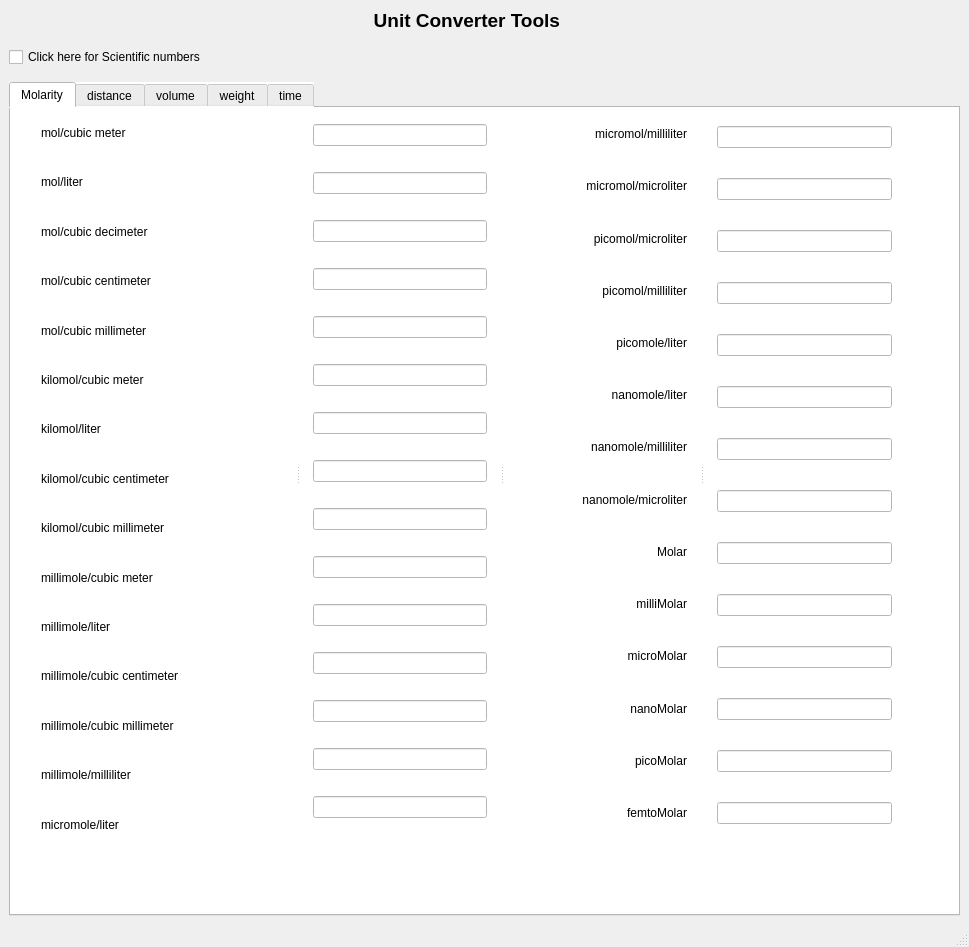
<?xml version="1.0" encoding="UTF-8"?>
<ui version="4.0">
 <class>mainWindow</class>
 <widget class="QMainWindow" name="mainWindow">
  <property name="geometry">
   <rect>
    <x>0</x>
    <y>0</y>
    <width>969</width>
    <height>947</height>
   </rect>
  </property>
  <property name="windowTitle">
   <string>UnitConverter</string>
  </property>
  <property name="windowIcon">
   <iconset>
    <normaloff>icon/unit converter ICON.png</normaloff>icon/unit converter ICON.png</iconset>
  </property>
  <widget class="QWidget" name="centralwidget">
   <layout class="QHBoxLayout" name="horizontalLayout_6">
    <item>
     <layout class="QVBoxLayout" name="verticalLayout_6">
      <property name="spacing">
       <number>15</number>
      </property>
      <item>
       <layout class="QHBoxLayout" name="horizontalLayout_3">
        <property name="spacing">
         <number>300</number>
        </property>
        <item>
         <widget class="QLabel" name="label_31">
          <property name="font">
           <font>
            <pointsize>14</pointsize>
            <weight>75</weight>
            <italic>false</italic>
            <bold>true</bold>
           </font>
          </property>
          <property name="text">
           <string>Unit Converter Tools</string>
          </property>
          <property name="alignment">
           <set>Qt::AlignRight|Qt::AlignTrailing|Qt::AlignVCenter</set>
          </property>
         </widget>
        </item>
        <item>
         <widget class="QLabel" name="label_42">
          <property name="maximumSize">
           <size>
            <width>100</width>
            <height>80</height>
           </size>
          </property>
          <property name="text">
           <string/>
          </property>
          <property name="pixmap">
           <pixmap resource="photo.qrc">:/icon/icon/copy_21mm.png</pixmap>
          </property>
          <property name="scaledContents">
           <bool>true</bool>
          </property>
         </widget>
        </item>
       </layout>
      </item>
      <item>
       <widget class="QCheckBox" name="checkBox">
        <property name="text">
         <string>Click here for Scientific numbers</string>
        </property>
       </widget>
      </item>
      <item>
       <widget class="QTabWidget" name="tabWidget">
        <property name="styleSheet">
         <string notr="true">background-color: rgb(255, 255, 255);</string>
        </property>
        <property name="currentIndex">
         <number>0</number>
        </property>
        <widget class="QWidget" name="tab">
         <attribute name="title">
          <string>Molarity</string>
         </attribute>
         <widget class="QWidget" name="layoutWidget">
          <property name="geometry">
           <rect>
            <x>0</x>
            <y>0</y>
            <width>881</width>
            <height>731</height>
           </rect>
          </property>
          <layout class="QVBoxLayout" name="verticalLayout_5">
           <item>
            <widget class="QSplitter" name="splitter">
             <property name="orientation">
              <enum>Qt::Horizontal</enum>
             </property>
             <property name="handleWidth">
              <number>30</number>
             </property>
             <widget class="QWidget" name="layoutWidget_2">
              <layout class="QVBoxLayout" name="verticalLayout">
               <property name="spacing">
                <number>20</number>
               </property>
               <property name="leftMargin">
                <number>30</number>
               </property>
               <property name="topMargin">
                <number>10</number>
               </property>
               <item>
                <widget class="QLabel" name="label">
                 <property name="text">
                  <string>mol/cubic meter </string>
                 </property>
                </widget>
               </item>
               <item>
                <widget class="QLabel" name="label_2">
                 <property name="text">
                  <string>mol/liter</string>
                 </property>
                </widget>
               </item>
               <item>
                <widget class="QLabel" name="label_3">
                 <property name="text">
                  <string>mol/cubic decimeter</string>
                 </property>
                </widget>
               </item>
               <item>
                <widget class="QLabel" name="label_4">
                 <property name="text">
                  <string>mol/cubic centimeter</string>
                 </property>
                </widget>
               </item>
               <item>
                <widget class="QLabel" name="label_11">
                 <property name="text">
                  <string>mol/cubic millimeter</string>
                 </property>
                </widget>
               </item>
               <item>
                <widget class="QLabel" name="label_5">
                 <property name="text">
                  <string>kilomol/cubic meter</string>
                 </property>
                </widget>
               </item>
               <item>
                <widget class="QLabel" name="label_10">
                 <property name="text">
                  <string>kilomol/liter</string>
                 </property>
                </widget>
               </item>
               <item>
                <widget class="QLabel" name="label_9">
                 <property name="text">
                  <string>kilomol/cubic centimeter</string>
                 </property>
                </widget>
               </item>
               <item>
                <widget class="QLabel" name="label_8">
                 <property name="text">
                  <string>kilomol/cubic millimeter</string>
                 </property>
                </widget>
               </item>
               <item>
                <widget class="QLabel" name="label_6">
                 <property name="text">
                  <string>millimole/cubic meter</string>
                 </property>
                </widget>
               </item>
               <item>
                <widget class="QLabel" name="label_7">
                 <property name="text">
                  <string>millimole/liter</string>
                 </property>
                </widget>
               </item>
               <item>
                <widget class="QLabel" name="label_12">
                 <property name="text">
                  <string>millimole/cubic centimeter</string>
                 </property>
                </widget>
               </item>
               <item>
                <widget class="QLabel" name="label_13">
                 <property name="text">
                  <string>millimole/cubic millimeter</string>
                 </property>
                </widget>
               </item>
               <item>
                <widget class="QLabel" name="label_14">
                 <property name="text">
                  <string>millimole/milliliter</string>
                 </property>
                </widget>
               </item>
               <item>
                <widget class="QLabel" name="label_15">
                 <property name="text">
                  <string>micromole/liter</string>
                 </property>
                </widget>
               </item>
              </layout>
             </widget>
             <widget class="QWidget" name="layoutWidget_3">
              <layout class="QVBoxLayout" name="verticalLayout_2">
               <property name="spacing">
                <number>20</number>
               </property>
               <property name="topMargin">
                <number>10</number>
               </property>
               <item>
                <widget class="QLineEdit" name="l1"/>
               </item>
               <item>
                <widget class="QLineEdit" name="l2"/>
               </item>
               <item>
                <widget class="QLineEdit" name="l3"/>
               </item>
               <item>
                <widget class="QLineEdit" name="l4"/>
               </item>
               <item>
                <widget class="QLineEdit" name="l5"/>
               </item>
               <item>
                <widget class="QLineEdit" name="l6"/>
               </item>
               <item>
                <widget class="QLineEdit" name="l7"/>
               </item>
               <item>
                <widget class="QLineEdit" name="l8"/>
               </item>
               <item>
                <widget class="QLineEdit" name="l9"/>
               </item>
               <item>
                <widget class="QLineEdit" name="l10"/>
               </item>
               <item>
                <widget class="QLineEdit" name="l11"/>
               </item>
               <item>
                <widget class="QLineEdit" name="l12"/>
               </item>
               <item>
                <widget class="QLineEdit" name="l13"/>
               </item>
               <item>
                <widget class="QLineEdit" name="l14"/>
               </item>
               <item>
                <widget class="QLineEdit" name="l15"/>
               </item>
              </layout>
             </widget>
             <widget class="QWidget" name="layoutWidget_4">
              <layout class="QVBoxLayout" name="verticalLayout_3">
               <property name="spacing">
                <number>0</number>
               </property>
               <item>
                <widget class="QLabel" name="label_26">
                 <property name="text">
                  <string>micromol/milliliter</string>
                 </property>
                 <property name="alignment">
                  <set>Qt::AlignRight|Qt::AlignTrailing|Qt::AlignVCenter</set>
                 </property>
                </widget>
               </item>
               <item>
                <widget class="QLabel" name="label_16">
                 <property name="text">
                  <string>micromol/microliter</string>
                 </property>
                 <property name="alignment">
                  <set>Qt::AlignRight|Qt::AlignTrailing|Qt::AlignVCenter</set>
                 </property>
                </widget>
               </item>
               <item>
                <widget class="QLabel" name="label_20">
                 <property name="text">
                  <string>picomol/microliter</string>
                 </property>
                 <property name="alignment">
                  <set>Qt::AlignRight|Qt::AlignTrailing|Qt::AlignVCenter</set>
                 </property>
                </widget>
               </item>
               <item>
                <widget class="QLabel" name="label_21">
                 <property name="text">
                  <string>picomol/milliliter</string>
                 </property>
                 <property name="alignment">
                  <set>Qt::AlignRight|Qt::AlignTrailing|Qt::AlignVCenter</set>
                 </property>
                </widget>
               </item>
               <item>
                <widget class="QLabel" name="label_22">
                 <property name="text">
                  <string>picomole/liter</string>
                 </property>
                 <property name="alignment">
                  <set>Qt::AlignRight|Qt::AlignTrailing|Qt::AlignVCenter</set>
                 </property>
                </widget>
               </item>
               <item>
                <widget class="QLabel" name="label_28">
                 <property name="text">
                  <string>nanomole/liter</string>
                 </property>
                 <property name="alignment">
                  <set>Qt::AlignRight|Qt::AlignTrailing|Qt::AlignVCenter</set>
                 </property>
                </widget>
               </item>
               <item>
                <widget class="QLabel" name="label_27">
                 <property name="text">
                  <string>nanomole/milliliter</string>
                 </property>
                 <property name="alignment">
                  <set>Qt::AlignRight|Qt::AlignTrailing|Qt::AlignVCenter</set>
                 </property>
                </widget>
               </item>
               <item>
                <widget class="QLabel" name="label_17">
                 <property name="text">
                  <string>nanomole/microliter</string>
                 </property>
                 <property name="alignment">
                  <set>Qt::AlignRight|Qt::AlignTrailing|Qt::AlignVCenter</set>
                 </property>
                </widget>
               </item>
               <item>
                <widget class="QLabel" name="label_18">
                 <property name="text">
                  <string>Molar</string>
                 </property>
                 <property name="alignment">
                  <set>Qt::AlignRight|Qt::AlignTrailing|Qt::AlignVCenter</set>
                 </property>
                </widget>
               </item>
               <item>
                <widget class="QLabel" name="label_25">
                 <property name="text">
                  <string>milliMolar</string>
                 </property>
                 <property name="alignment">
                  <set>Qt::AlignRight|Qt::AlignTrailing|Qt::AlignVCenter</set>
                 </property>
                </widget>
               </item>
               <item>
                <widget class="QLabel" name="label_23">
                 <property name="text">
                  <string>microMolar</string>
                 </property>
                 <property name="alignment">
                  <set>Qt::AlignRight|Qt::AlignTrailing|Qt::AlignVCenter</set>
                 </property>
                </widget>
               </item>
               <item>
                <widget class="QLabel" name="label_19">
                 <property name="text">
                  <string>nanoMolar</string>
                 </property>
                 <property name="alignment">
                  <set>Qt::AlignRight|Qt::AlignTrailing|Qt::AlignVCenter</set>
                 </property>
                </widget>
               </item>
               <item>
                <widget class="QLabel" name="label_29">
                 <property name="text">
                  <string>picoMolar</string>
                 </property>
                 <property name="alignment">
                  <set>Qt::AlignRight|Qt::AlignTrailing|Qt::AlignVCenter</set>
                 </property>
                </widget>
               </item>
               <item>
                <widget class="QLabel" name="label_24">
                 <property name="text">
                  <string>femtoMolar</string>
                 </property>
                 <property name="alignment">
                  <set>Qt::AlignRight|Qt::AlignTrailing|Qt::AlignVCenter</set>
                 </property>
                </widget>
               </item>
              </layout>
             </widget>
             <widget class="QWidget" name="layoutWidget_5">
              <layout class="QVBoxLayout" name="verticalLayout_4" stretch="5,0,0,0,0,0,0,0,0,0,0,0,0,4">
               <property name="spacing">
                <number>20</number>
               </property>
               <property name="sizeConstraint">
                <enum>QLayout::SetNoConstraint</enum>
               </property>
               <property name="topMargin">
                <number>8</number>
               </property>
               <item>
                <widget class="QLineEdit" name="l16"/>
               </item>
               <item>
                <widget class="QLineEdit" name="l17"/>
               </item>
               <item>
                <widget class="QLineEdit" name="l18"/>
               </item>
               <item>
                <widget class="QLineEdit" name="l19"/>
               </item>
               <item>
                <widget class="QLineEdit" name="l20"/>
               </item>
               <item>
                <widget class="QLineEdit" name="l21"/>
               </item>
               <item>
                <widget class="QLineEdit" name="l22"/>
               </item>
               <item>
                <widget class="QLineEdit" name="l23"/>
               </item>
               <item>
                <widget class="QLineEdit" name="l24"/>
               </item>
               <item>
                <widget class="QLineEdit" name="l25"/>
               </item>
               <item>
                <widget class="QLineEdit" name="l26"/>
               </item>
               <item>
                <widget class="QLineEdit" name="l27"/>
               </item>
               <item>
                <widget class="QLineEdit" name="l28"/>
               </item>
               <item>
                <widget class="QLineEdit" name="l29">
                 <property name="alignment">
                  <set>Qt::AlignBottom|Qt::AlignLeading|Qt::AlignLeft</set>
                 </property>
                </widget>
               </item>
              </layout>
             </widget>
            </widget>
           </item>
          </layout>
         </widget>
        </widget>
        <widget class="QWidget" name="tab_2">
         <attribute name="title">
          <string>distance</string>
         </attribute>
         <widget class="QWidget" name="layoutWidget">
          <property name="geometry">
           <rect>
            <x>30</x>
            <y>21</y>
            <width>851</width>
            <height>521</height>
           </rect>
          </property>
          <layout class="QHBoxLayout" name="horizontalLayout">
           <property name="spacing">
            <number>6</number>
           </property>
           <item>
            <layout class="QGridLayout" name="gridLayout">
             <property name="leftMargin">
              <number>20</number>
             </property>
             <property name="rightMargin">
              <number>50</number>
             </property>
             <property name="horizontalSpacing">
              <number>70</number>
             </property>
             <property name="verticalSpacing">
              <number>20</number>
             </property>
             <item row="0" column="0">
              <widget class="QLabel" name="label_32">
               <property name="text">
                <string>meter </string>
               </property>
              </widget>
             </item>
             <item row="0" column="1">
              <widget class="QLineEdit" name="d1"/>
             </item>
             <item row="1" column="0">
              <widget class="QLabel" name="label_33">
               <property name="text">
                <string>kilometer</string>
               </property>
              </widget>
             </item>
             <item row="1" column="1">
              <widget class="QLineEdit" name="d2"/>
             </item>
             <item row="2" column="0">
              <widget class="QLabel" name="label_34">
               <property name="text">
                <string>centimeter</string>
               </property>
              </widget>
             </item>
             <item row="2" column="1">
              <widget class="QLineEdit" name="d3"/>
             </item>
             <item row="3" column="0">
              <widget class="QLabel" name="label_35">
               <property name="text">
                <string>millimeter</string>
               </property>
              </widget>
             </item>
             <item row="3" column="1">
              <widget class="QLineEdit" name="d4"/>
             </item>
             <item row="4" column="0">
              <widget class="QLabel" name="label_36">
               <property name="text">
                <string>micrometer</string>
               </property>
              </widget>
             </item>
             <item row="4" column="1">
              <widget class="QLineEdit" name="d5"/>
             </item>
             <item row="5" column="0">
              <widget class="QLabel" name="label_37">
               <property name="text">
                <string>micron</string>
               </property>
              </widget>
             </item>
             <item row="5" column="1">
              <widget class="QLineEdit" name="d6"/>
             </item>
             <item row="6" column="0">
              <widget class="QLabel" name="label_38">
               <property name="text">
                <string>nanometer</string>
               </property>
              </widget>
             </item>
             <item row="6" column="1">
              <widget class="QLineEdit" name="d7"/>
             </item>
             <item row="7" column="0">
              <widget class="QLabel" name="label_39">
               <property name="text">
                <string>picometer</string>
               </property>
              </widget>
             </item>
             <item row="7" column="1">
              <widget class="QLineEdit" name="d8"/>
             </item>
             <item row="8" column="0">
              <widget class="QLabel" name="label_40">
               <property name="text">
                <string>decimeter</string>
               </property>
              </widget>
             </item>
             <item row="8" column="1">
              <widget class="QLineEdit" name="d9"/>
             </item>
            </layout>
           </item>
           <item>
            <layout class="QGridLayout" name="gridLayout_2">
             <property name="leftMargin">
              <number>30</number>
             </property>
             <property name="horizontalSpacing">
              <number>40</number>
             </property>
             <item row="0" column="0">
              <widget class="QLabel" name="label_41">
               <property name="text">
                <string>nautical league</string>
               </property>
              </widget>
             </item>
             <item row="0" column="1">
              <widget class="QLineEdit" name="d10"/>
             </item>
             <item row="1" column="0">
              <widget class="QLabel" name="label_47">
               <property name="text">
                <string>nautical mile</string>
               </property>
               <property name="alignment">
                <set>Qt::AlignRight|Qt::AlignTrailing|Qt::AlignVCenter</set>
               </property>
              </widget>
             </item>
             <item row="1" column="1">
              <widget class="QLineEdit" name="d11"/>
             </item>
             <item row="2" column="0">
              <widget class="QLabel" name="label_48">
               <property name="text">
                <string>inch</string>
               </property>
               <property name="alignment">
                <set>Qt::AlignRight|Qt::AlignTrailing|Qt::AlignVCenter</set>
               </property>
              </widget>
             </item>
             <item row="2" column="1">
              <widget class="QLineEdit" name="d12"/>
             </item>
             <item row="3" column="0">
              <widget class="QLabel" name="label_49">
               <property name="text">
                <string>yard</string>
               </property>
               <property name="alignment">
                <set>Qt::AlignRight|Qt::AlignTrailing|Qt::AlignVCenter</set>
               </property>
              </widget>
             </item>
             <item row="3" column="1">
              <widget class="QLineEdit" name="d13"/>
             </item>
             <item row="4" column="0">
              <widget class="QLabel" name="label_50">
               <property name="text">
                <string>foot</string>
               </property>
               <property name="alignment">
                <set>Qt::AlignRight|Qt::AlignTrailing|Qt::AlignVCenter</set>
               </property>
              </widget>
             </item>
             <item row="4" column="1">
              <widget class="QLineEdit" name="d14"/>
             </item>
             <item row="5" column="0">
              <widget class="QLabel" name="label_51">
               <property name="text">
                <string>league</string>
               </property>
               <property name="alignment">
                <set>Qt::AlignRight|Qt::AlignTrailing|Qt::AlignVCenter</set>
               </property>
              </widget>
             </item>
             <item row="5" column="1">
              <widget class="QLineEdit" name="d15"/>
             </item>
             <item row="6" column="0">
              <widget class="QLabel" name="label_52">
               <property name="text">
                <string>mile</string>
               </property>
               <property name="alignment">
                <set>Qt::AlignRight|Qt::AlignTrailing|Qt::AlignVCenter</set>
               </property>
              </widget>
             </item>
             <item row="6" column="1">
              <widget class="QLineEdit" name="d16"/>
             </item>
             <item row="7" column="0">
              <widget class="QLabel" name="label_53">
               <property name="text">
                <string>light year</string>
               </property>
               <property name="alignment">
                <set>Qt::AlignRight|Qt::AlignTrailing|Qt::AlignVCenter</set>
               </property>
              </widget>
             </item>
             <item row="7" column="1">
              <widget class="QLineEdit" name="d17"/>
             </item>
            </layout>
           </item>
          </layout>
         </widget>
        </widget>
        <widget class="QWidget" name="tab_3">
         <attribute name="title">
          <string>volume</string>
         </attribute>
         <widget class="QWidget" name="layoutWidget">
          <property name="geometry">
           <rect>
            <x>30</x>
            <y>30</y>
            <width>811</width>
            <height>671</height>
           </rect>
          </property>
          <layout class="QHBoxLayout" name="horizontalLayout_2">
           <property name="spacing">
            <number>30</number>
           </property>
           <item>
            <layout class="QGridLayout" name="gridLayout_3">
             <item row="0" column="0">
              <widget class="QLabel" name="label_43">
               <property name="text">
                <string>cubic meter</string>
               </property>
              </widget>
             </item>
             <item row="0" column="1">
              <widget class="QLineEdit" name="v1"/>
             </item>
             <item row="1" column="0">
              <widget class="QLabel" name="label_66">
               <property name="text">
                <string>cubic kilometer</string>
               </property>
              </widget>
             </item>
             <item row="2" column="0">
              <widget class="QLabel" name="label_65">
               <property name="text">
                <string>cubic decimeter</string>
               </property>
              </widget>
             </item>
             <item row="3" column="0">
              <widget class="QLabel" name="label_64">
               <property name="text">
                <string>cubic centimeter</string>
               </property>
              </widget>
             </item>
             <item row="3" column="1">
              <widget class="QLineEdit" name="v4"/>
             </item>
             <item row="4" column="0">
              <widget class="QLabel" name="label_63">
               <property name="text">
                <string>cubic millimeter</string>
               </property>
              </widget>
             </item>
             <item row="4" column="1">
              <widget class="QLineEdit" name="v5"/>
             </item>
             <item row="5" column="0">
              <widget class="QLabel" name="label_62">
               <property name="text">
                <string>cubic micrometer</string>
               </property>
              </widget>
             </item>
             <item row="5" column="1">
              <widget class="QLineEdit" name="v6"/>
             </item>
             <item row="6" column="0">
              <widget class="QLabel" name="label_61">
               <property name="text">
                <string>cubic nanometer</string>
               </property>
              </widget>
             </item>
             <item row="6" column="1">
              <widget class="QLineEdit" name="v7"/>
             </item>
             <item row="7" column="0">
              <widget class="QLabel" name="label_44">
               <property name="text">
                <string>liter</string>
               </property>
              </widget>
             </item>
             <item row="7" column="1">
              <widget class="QLineEdit" name="v8"/>
             </item>
             <item row="2" column="1">
              <widget class="QLineEdit" name="v3"/>
             </item>
             <item row="1" column="1">
              <widget class="QLineEdit" name="v2"/>
             </item>
            </layout>
           </item>
           <item>
            <layout class="QGridLayout" name="gridLayout_4">
             <item row="0" column="0">
              <widget class="QLabel" name="label_60">
               <property name="text">
                <string>deciliter</string>
               </property>
              </widget>
             </item>
             <item row="0" column="1">
              <widget class="QLineEdit" name="v9"/>
             </item>
             <item row="1" column="0">
              <widget class="QLabel" name="label_59">
               <property name="text">
                <string>centiliter</string>
               </property>
              </widget>
             </item>
             <item row="1" column="1">
              <widget class="QLineEdit" name="v10"/>
             </item>
             <item row="2" column="0">
              <widget class="QLabel" name="label_58">
               <property name="text">
                <string>milliliter</string>
               </property>
              </widget>
             </item>
             <item row="2" column="1">
              <widget class="QLineEdit" name="v11"/>
             </item>
             <item row="3" column="0">
              <widget class="QLabel" name="label_57">
               <property name="text">
                <string>microliter</string>
               </property>
              </widget>
             </item>
             <item row="3" column="1">
              <widget class="QLineEdit" name="v12"/>
             </item>
             <item row="4" column="0">
              <widget class="QLabel" name="label_56">
               <property name="text">
                <string>nanoliter</string>
               </property>
              </widget>
             </item>
             <item row="4" column="1">
              <widget class="QLineEdit" name="v13"/>
             </item>
             <item row="5" column="0">
              <widget class="QLabel" name="label_55">
               <property name="text">
                <string>picoliter</string>
               </property>
              </widget>
             </item>
             <item row="5" column="1">
              <widget class="QLineEdit" name="v14"/>
             </item>
             <item row="6" column="0">
              <widget class="QLabel" name="label_54">
               <property name="text">
                <string>femtoliter</string>
               </property>
              </widget>
             </item>
             <item row="6" column="1">
              <widget class="QLineEdit" name="v15"/>
             </item>
             <item row="7" column="0">
              <widget class="QLabel" name="label_46">
               <property name="text">
                <string>barrel</string>
               </property>
              </widget>
             </item>
             <item row="7" column="1">
              <widget class="QLineEdit" name="v16"/>
             </item>
             <item row="8" column="0">
              <widget class="QLabel" name="label_45">
               <property name="text">
                <string>gallon</string>
               </property>
              </widget>
             </item>
             <item row="8" column="1">
              <widget class="QLineEdit" name="v17"/>
             </item>
            </layout>
           </item>
          </layout>
         </widget>
        </widget>
        <widget class="QWidget" name="tab_4">
         <attribute name="title">
          <string>weight</string>
         </attribute>
         <widget class="QWidget" name="layoutWidget_6">
          <property name="geometry">
           <rect>
            <x>20</x>
            <y>40</y>
            <width>821</width>
            <height>671</height>
           </rect>
          </property>
          <layout class="QHBoxLayout" name="horizontalLayout_4">
           <property name="spacing">
            <number>30</number>
           </property>
           <item>
            <layout class="QGridLayout" name="gridLayout_5">
             <item row="1" column="0">
              <widget class="QLabel" name="label_68">
               <property name="text">
                <string>kilogram</string>
               </property>
              </widget>
             </item>
             <item row="1" column="1">
              <widget class="QLineEdit" name="w2"/>
             </item>
             <item row="6" column="1">
              <widget class="QLineEdit" name="w7"/>
             </item>
             <item row="3" column="1">
              <widget class="QLineEdit" name="w4"/>
             </item>
             <item row="0" column="0">
              <widget class="QLabel" name="label_67">
               <property name="text">
                <string>gram</string>
               </property>
              </widget>
             </item>
             <item row="5" column="0">
              <widget class="QLabel" name="label_72">
               <property name="text">
                <string>milligram</string>
               </property>
              </widget>
             </item>
             <item row="2" column="0">
              <widget class="QLabel" name="label_69">
               <property name="text">
                <string>pound</string>
               </property>
              </widget>
             </item>
             <item row="5" column="1">
              <widget class="QLineEdit" name="w6"/>
             </item>
             <item row="7" column="0">
              <widget class="QLabel" name="label_74">
               <property name="text">
                <string>nanogram</string>
               </property>
              </widget>
             </item>
             <item row="4" column="1">
              <widget class="QLineEdit" name="w5"/>
             </item>
             <item row="3" column="0">
              <widget class="QLabel" name="label_70">
               <property name="text">
                <string>ounce</string>
               </property>
              </widget>
             </item>
             <item row="6" column="0">
              <widget class="QLabel" name="label_73">
               <property name="text">
                <string>microgram</string>
               </property>
              </widget>
             </item>
             <item row="4" column="0">
              <widget class="QLabel" name="label_71">
               <property name="text">
                <string>centigram</string>
               </property>
              </widget>
             </item>
             <item row="7" column="1">
              <widget class="QLineEdit" name="w8"/>
             </item>
             <item row="2" column="1">
              <widget class="QLineEdit" name="w3"/>
             </item>
             <item row="0" column="1">
              <widget class="QLineEdit" name="w1"/>
             </item>
            </layout>
           </item>
           <item>
            <layout class="QGridLayout" name="gridLayout_6">
             <item row="4" column="0">
              <widget class="QLabel" name="label_79">
               <property name="text">
                <string>kiloton</string>
               </property>
              </widget>
             </item>
             <item row="4" column="1">
              <widget class="QLineEdit" name="w13"/>
             </item>
             <item row="5" column="0">
              <widget class="QLabel" name="label_80">
               <property name="text">
                <string>quintal</string>
               </property>
              </widget>
             </item>
             <item row="5" column="1">
              <widget class="QLineEdit" name="w14"/>
             </item>
             <item row="0" column="1">
              <widget class="QLineEdit" name="w9"/>
             </item>
             <item row="2" column="0">
              <widget class="QLabel" name="label_77">
               <property name="text">
                <string>dalton</string>
               </property>
              </widget>
             </item>
             <item row="0" column="0">
              <widget class="QLabel" name="label_75">
               <property name="text">
                <string>picogram</string>
               </property>
              </widget>
             </item>
             <item row="1" column="0">
              <widget class="QLabel" name="label_76">
               <property name="text">
                <string>kilodalton</string>
               </property>
              </widget>
             </item>
             <item row="2" column="1">
              <widget class="QLineEdit" name="w11"/>
             </item>
             <item row="3" column="0">
              <widget class="QLabel" name="label_78">
               <property name="text">
                <string>ton</string>
               </property>
              </widget>
             </item>
             <item row="3" column="1">
              <widget class="QLineEdit" name="w12"/>
             </item>
             <item row="6" column="0">
              <widget class="QLabel" name="label_81">
               <property name="text">
                <string>carat</string>
               </property>
              </widget>
             </item>
             <item row="6" column="1">
              <widget class="QLineEdit" name="w15"/>
             </item>
             <item row="7" column="0">
              <widget class="QLabel" name="label_82">
               <property name="text">
                <string>kilopound</string>
               </property>
              </widget>
             </item>
             <item row="7" column="1">
              <widget class="QLineEdit" name="w16"/>
             </item>
             <item row="1" column="1">
              <widget class="QLineEdit" name="w10"/>
             </item>
            </layout>
           </item>
          </layout>
         </widget>
        </widget>
        <widget class="QWidget" name="tab_5">
         <attribute name="title">
          <string>time</string>
         </attribute>
         <widget class="QWidget" name="layoutWidget_7">
          <property name="geometry">
           <rect>
            <x>30</x>
            <y>40</y>
            <width>831</width>
            <height>671</height>
           </rect>
          </property>
          <layout class="QHBoxLayout" name="horizontalLayout_5">
           <property name="spacing">
            <number>30</number>
           </property>
           <item>
            <layout class="QGridLayout" name="gridLayout_7">
             <item row="0" column="0">
              <widget class="QLabel" name="label_84">
               <property name="text">
                <string>second</string>
               </property>
              </widget>
             </item>
             <item row="0" column="1">
              <widget class="QLineEdit" name="t1"/>
             </item>
             <item row="1" column="0">
              <widget class="QLabel" name="label_85">
               <property name="text">
                <string>millisecond</string>
               </property>
              </widget>
             </item>
             <item row="1" column="1">
              <widget class="QLineEdit" name="t2"/>
             </item>
             <item row="2" column="0">
              <widget class="QLabel" name="label_86">
               <property name="text">
                <string>microsecond</string>
               </property>
              </widget>
             </item>
             <item row="2" column="1">
              <widget class="QLineEdit" name="t3"/>
             </item>
             <item row="3" column="0">
              <widget class="QLabel" name="label_87">
               <property name="text">
                <string>nanosecond</string>
               </property>
              </widget>
             </item>
             <item row="3" column="1">
              <widget class="QLineEdit" name="t4"/>
             </item>
             <item row="4" column="0">
              <widget class="QLabel" name="label_88">
               <property name="text">
                <string>picosecond</string>
               </property>
              </widget>
             </item>
             <item row="4" column="1">
              <widget class="QLineEdit" name="t5"/>
             </item>
             <item row="5" column="0">
              <widget class="QLabel" name="label_89">
               <property name="text">
                <string>femtosecond</string>
               </property>
              </widget>
             </item>
             <item row="5" column="1">
              <widget class="QLineEdit" name="t6"/>
             </item>
             <item row="6" column="0">
              <widget class="QLabel" name="label_90">
               <property name="text">
                <string>minute</string>
               </property>
              </widget>
             </item>
             <item row="6" column="1">
              <widget class="QLineEdit" name="t7"/>
             </item>
             <item row="7" column="0">
              <widget class="QLabel" name="label_91">
               <property name="text">
                <string>hour</string>
               </property>
              </widget>
             </item>
             <item row="7" column="1">
              <widget class="QLineEdit" name="t8"/>
             </item>
            </layout>
           </item>
           <item>
            <layout class="QGridLayout" name="gridLayout_8">
             <item row="0" column="0">
              <widget class="QLabel" name="label_92">
               <property name="text">
                <string>day</string>
               </property>
              </widget>
             </item>
             <item row="0" column="1">
              <widget class="QLineEdit" name="t9"/>
             </item>
             <item row="1" column="0">
              <widget class="QLabel" name="label_93">
               <property name="text">
                <string>week</string>
               </property>
              </widget>
             </item>
             <item row="1" column="1">
              <widget class="QLineEdit" name="t10"/>
             </item>
             <item row="2" column="0">
              <widget class="QLabel" name="label_94">
               <property name="text">
                <string>month</string>
               </property>
              </widget>
             </item>
             <item row="2" column="1">
              <widget class="QLineEdit" name="t11"/>
             </item>
             <item row="3" column="0">
              <widget class="QLabel" name="label_95">
               <property name="text">
                <string>year</string>
               </property>
              </widget>
             </item>
             <item row="3" column="1">
              <widget class="QLineEdit" name="t12"/>
             </item>
             <item row="4" column="0">
              <widget class="QLabel" name="label_96">
               <property name="text">
                <string>century</string>
               </property>
              </widget>
             </item>
             <item row="4" column="1">
              <widget class="QLineEdit" name="t13"/>
             </item>
             <item row="5" column="0">
              <widget class="QLabel" name="label_97">
               <property name="text">
                <string>decade</string>
               </property>
              </widget>
             </item>
             <item row="5" column="1">
              <widget class="QLineEdit" name="t14"/>
             </item>
             <item row="6" column="0">
              <widget class="QLabel" name="label_98">
               <property name="text">
                <string>millennium</string>
               </property>
              </widget>
             </item>
             <item row="6" column="1">
              <widget class="QLineEdit" name="t15"/>
             </item>
             <item row="7" column="0">
              <widget class="QLabel" name="label_99">
               <property name="text">
                <string>quarter</string>
               </property>
              </widget>
             </item>
             <item row="7" column="1">
              <widget class="QLineEdit" name="t16"/>
             </item>
             <item row="8" column="0">
              <widget class="QLabel" name="label_100">
               <property name="text">
                <string>planck time</string>
               </property>
              </widget>
             </item>
             <item row="8" column="1">
              <widget class="QLineEdit" name="t17"/>
             </item>
            </layout>
           </item>
          </layout>
         </widget>
        </widget>
       </widget>
      </item>
     </layout>
    </item>
   </layout>
  </widget>
  <widget class="QStatusBar" name="statusbar"/>
 </widget>
 <resources>
  <include location="photo.qrc"/>
 </resources>
 <connections/>
</ui>
